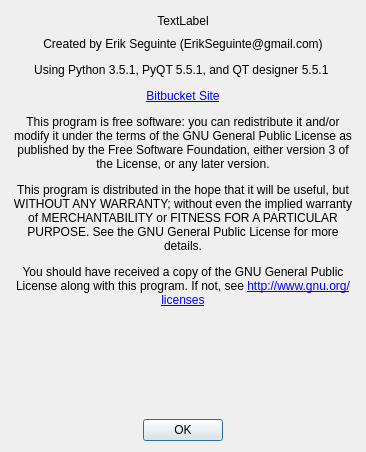
<?xml version="1.0" encoding="UTF-8"?>
<ui version="4.0">
 <class>About_window</class>
 <widget class="QDialog" name="About_window">
  <property name="geometry">
   <rect>
    <x>0</x>
    <y>0</y>
    <width>366</width>
    <height>452</height>
   </rect>
  </property>
  <property name="windowTitle">
   <string>About</string>
  </property>
  <layout class="QVBoxLayout" name="verticalLayout">
   <item>
    <widget class="QLabel" name="version_label">
     <property name="sizePolicy">
      <sizepolicy hsizetype="Preferred" vsizetype="Minimum">
       <horstretch>0</horstretch>
       <verstretch>0</verstretch>
      </sizepolicy>
     </property>
     <property name="maximumSize">
      <size>
       <width>16777215</width>
       <height>20</height>
      </size>
     </property>
     <property name="text">
      <string>TextLabel</string>
     </property>
     <property name="textFormat">
      <enum>Qt::AutoText</enum>
     </property>
     <property name="alignment">
      <set>Qt::AlignCenter</set>
     </property>
    </widget>
   </item>
   <item>
    <widget class="QLabel" name="label">
     <property name="sizePolicy">
      <sizepolicy hsizetype="Preferred" vsizetype="Preferred">
       <horstretch>0</horstretch>
       <verstretch>0</verstretch>
      </sizepolicy>
     </property>
     <property name="text">
      <string>&lt;html&gt;&lt;head/&gt;&lt;body&gt;&lt;p&gt;Created by Erik Seguinte (ErikSeguinte@gmail.com)&lt;/p&gt;&lt;p&gt;Using Python 3.5.1, PyQT 5.5.1, and QT designer 5.5.1 &lt;/p&gt;&lt;p&gt;&lt;a href=&quot;https://bitbucket.org/primefactorx01/ex-3e-init-tracker/&quot;&gt;&lt;span style=&quot; text-decoration: underline; color:#0000ff;&quot;&gt;Bitbucket Site&lt;/span&gt;&lt;/a&gt;&lt;/p&gt;&lt;p&gt;This program is free software: you can redistribute it and/or modify it under the terms of the GNU General Public License as published by the Free Software Foundation, either version 3 of the License, or any later version.&lt;/p&gt;&lt;p&gt;This program is distributed in the hope that it will be useful, but WITHOUT ANY WARRANTY; without even the implied warranty of MERCHANTABILITY or FITNESS FOR A PARTICULAR PURPOSE. See the GNU General Public License for more details.&lt;/p&gt;&lt;p&gt;You should have received a copy of the GNU General Public License along with this program. If not, see &lt;a href=&quot;http://www.gnu.org/licenses&quot;&gt;&lt;span style=&quot; text-decoration: underline; color:#0000ff;&quot;&gt;http://www.gnu.org/licenses&lt;/span&gt;&lt;/a&gt;&lt;/p&gt;&lt;/body&gt;&lt;/html&gt;</string>
     </property>
     <property name="textFormat">
      <enum>Qt::RichText</enum>
     </property>
     <property name="alignment">
      <set>Qt::AlignHCenter|Qt::AlignTop</set>
     </property>
     <property name="wordWrap">
      <bool>true</bool>
     </property>
    </widget>
   </item>
   <item>
    <widget class="QDialogButtonBox" name="buttonBox">
     <property name="orientation">
      <enum>Qt::Horizontal</enum>
     </property>
     <property name="standardButtons">
      <set>QDialogButtonBox::Ok</set>
     </property>
     <property name="centerButtons">
      <bool>true</bool>
     </property>
    </widget>
   </item>
  </layout>
 </widget>
 <resources/>
 <connections>
  <connection>
   <sender>buttonBox</sender>
   <signal>accepted()</signal>
   <receiver>About_window</receiver>
   <slot>accept()</slot>
   <hints>
    <hint type="sourcelabel">
     <x>248</x>
     <y>254</y>
    </hint>
    <hint type="destinationlabel">
     <x>157</x>
     <y>274</y>
    </hint>
   </hints>
  </connection>
  <connection>
   <sender>buttonBox</sender>
   <signal>rejected()</signal>
   <receiver>About_window</receiver>
   <slot>reject()</slot>
   <hints>
    <hint type="sourcelabel">
     <x>316</x>
     <y>260</y>
    </hint>
    <hint type="destinationlabel">
     <x>286</x>
     <y>274</y>
    </hint>
   </hints>
  </connection>
 </connections>
</ui>
